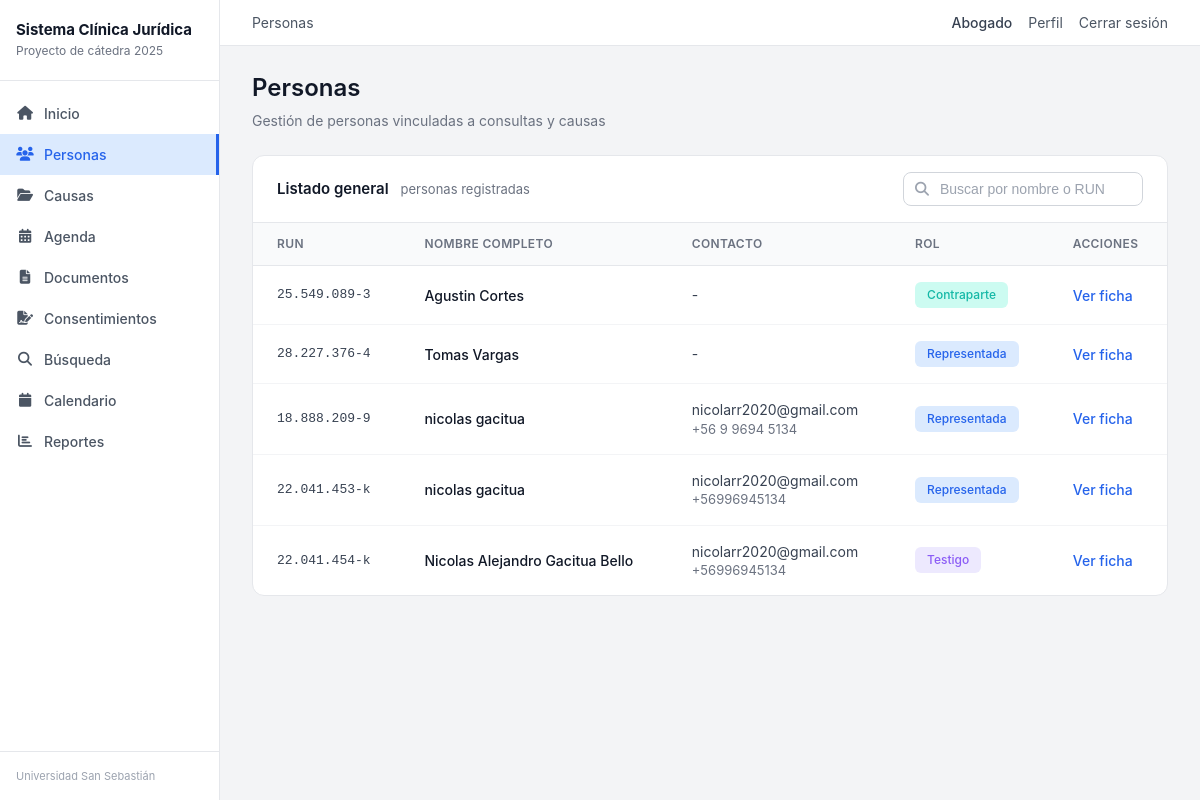
The app's page /personas/ (signed in) with its own data.
### apps/gestion/models.py (models this page shows, shortened)
class Persona(models.Model):
    TIPO_PERSONA_CHOICES = [
        ('ATENDIDO', 'Persona atendida'),
        ('CONTRAPARTE', 'Contraparte'),
        ('TESTIGO', 'Testigo'),
        ('PERITO', 'Perito'),
        ('TERCERO', 'Tercero interesado'),
        ('OTRO', 'Otro'),
    ]
    GENERO_CHOICES = [
        ('M', 'Masculino'),
        ('F', 'Femenino'),
        ('O', 'Otro'),
        ('NI', 'No informa'),
    ]
    ESTADO_CIVIL_CHOICES = [
        ('SOLTERO', 'Soltero/a'),
        ('CASADO', 'Casado/a'),
        ('DIVORCIADO', 'Divorciado/a'),
        ('VIUDO', 'Viudo/a'),
        ('CONVIVIENTE', 'Conviviente civil'),
        ('SEPARADO', 'Separado/a'),
        ('NI', 'No informa'),
    ]
    REGION_CHOICES = [
        ('RM', 'Región Metropolitana'),
        ('BIOBIO', 'Región del Biobío'),
        ('LOS_RIOS', 'Región de Los Ríos'),
        ('LOS_LAGOS', 'Región de Los Lagos'),
        ('OTRA', 'Otra región'),
    ]
    run = models.CharField(
        'RUN',
        max_length=12,
        unique=True,
        validators=[validar_rut_chileno],
        help_text='Formato: 12.345.678-9'
    )
    nombres = models.CharField(max_length=100, verbose_name='Nombres')
    apellidos = models.CharField(max_length=100, verbose_name='Apellidos')
    tipo_persona = models.CharField(
        max_length=20,
        choices=TIPO_PERSONA_CHOICES,
        default='ATENDIDO',
        verbose_name='Tipo de persona'
    )
    fecha_nacimiento = models.DateField(
        'Fecha de nacimiento',
        null=True,
        blank=True,
        validators=[validar_fecha_nacimiento]
    )
    genero = models.CharField(
        max_length=2,
        choices=GENERO_CHOICES,
        default='NI',
        verbose_name='Género'
    )
    nacionalidad = models.CharField(max_length=50, default='Chilena', verbose_name='Nacionalidad')
    estado_civil = models.CharField(
        max_length=20,
        choices=ESTADO_CIVIL_CHOICES,
        default='NI',
        verbose_name='Estado civil'
    )
    ocupacion = models.CharField(max_length=100, blank=True, null=True, verbose_name='Ocupación')
    email = models.EmailField(blank=True, null=True, verbose_name='Correo electrónico')
    telefono = models.CharField(
        'Teléfono',
        max_length=20,
        blank=True,
        validators=[validar_telefono_chileno],
        help_text='Formato: +56 9 1234 5678'
    )
    direccion = models.CharField(max_length=200, blank=True, null=True, verbose_name='Dirección')
    comuna = models.CharField(max_length=100, blank=True, null=True, verbose_name='Comuna')
    region = models.CharField(
        max_length=20,
        choices=REGION_CHOICES,
        blank=True,
        null=True,
        verbose_name='Región'
    )
    es_vulnerable = models.BooleanField(default=False, verbose_name='¿Es vulnerable?')
    vulnerabilidad = models.TextField(
        blank=True,
        null=True,
        verbose_name='Descripción de vulnerabilidad',
        help_text='Describir situación de vulnerabilidad si aplica'
    )
    requiere_representante = models.BooleanField(
        default=False,
        verbose_name='¿Requiere representante?',
        help_text='Marcar si es menor de edad o tiene incapacidad'
    )
    representante_nombre = models.CharField(
        max_length=200,
        blank=True,
        null=True,
        verbose_name='Nombre del representante'
    )
    representante_run = models.CharField(
        max_length=12,
        blank=True,
        null=True,
        verbose_name='RUN del representante'
    )
    representante_telefono = models.CharField(
        max_length=20,
        blank=True,
        null=True,
        verbose_name='Teléfono del representante'
    )
    observaciones = models.TextField(blank=True, null=True, verbose_name='Observaciones')
    activo = models.BooleanField(default=True, verbose_name='Activo')
    fecha_registro = models.DateTimeField(auto_now_add=True, verbose_name='Fecha de registro')
    class Meta:
        ordering = ['-id']
        verbose_name = 'Persona'
        verbose_name_plural = 'Personas'
        indexes = [
            models.Index(fields=['run'], name='persona_run_idx'),
            models.Index(fields=['nombres', 'apellidos'], name='persona_nombre_idx'),
            models.Index(fields=['email'], name='persona_email_idx'),
            models.Index(fields=['tipo_persona'], name='persona_tipo_idx'),
            models.Index(fields=['activo'], name='persona_activo_idx'),
        ]
    def edad(self):
        if self.fecha_nacimiento:
            from datetime import date
            hoy = date.today()
            return hoy.year - self.fecha_nacimiento.year - (
                (hoy.month, hoy.day) < (self.fecha_nacimiento.month, self.fecha_nacimiento.day)
            )
        return None

### apps/gestion/views.py (the view, shortened to what this page needs)
# urls.py: path('personas/', views.personas_lista, name='personas_lista'),
@login_required
def personas_lista(request):
    personas = Persona.objects.all().order_by('-id')
    q = request.GET.get('q', '').strip()
    tipo = request.GET.get('tipo', '')
    if tipo:
        personas = personas.filter(tipo_persona=tipo)
    paginator = Paginator(personas, 15)  # 15 por página
    page = request.GET.get('page')
    try:
        page_obj = paginator.page(page)
    except PageNotAnInteger:
        page_obj = paginator.page(1)
    except EmptyPage:
        page_obj = paginator.page(paginator.num_pages)
    context = {
        'personas': page_obj,
        'page_obj': page_obj,
        'q': q,
        'tipo': tipo,
    }
    return render(request, 'gestion/personas_lista.html', context)

### apps/gestion/permissions.py (called while the page is built)
def obtener_rol_usuario(usuario):
    if not usuario.is_authenticated:
        return None
    if hasattr(usuario, 'perfil') and usuario.perfil:
        rol = usuario.perfil.rol
        return ROLES_ALIAS.get(rol, rol)
    return None

def obtener_permisos_usuario(usuario):
    if not usuario.is_authenticated:
        return {}
    if usuario.is_superuser:
        return {k: True for k in PERMISOS_POR_ROL['ADMIN'].keys()}
    rol = obtener_rol_usuario(usuario)
    if not rol:
        return {}
    return PERMISOS_POR_ROL.get(rol, {}).copy()

def es_admin(usuario):
    return usuario.is_superuser or obtener_rol_usuario(usuario) == 'ADMIN'

def es_externo(usuario):
    return obtener_rol_usuario(usuario) == 'EXTERNO'

def permisos_context_processor(request):
    if not request.user.is_authenticated:
        return {'permisos': {}, 'rol_usuario': None}
    return {
        'permisos': obtener_permisos_usuario(request.user),
        'rol_usuario': obtener_rol_usuario(request.user),
        'es_admin': es_admin(request.user),
        'es_externo': es_externo(request.user),
    }

### templates/gestion/personas_lista.html (shortened to what this page needs)
{% extends 'base.html' %}
{% block section_title %}Personas{% endblock %}
{% block content %}
<div class="page-header-flex">
    <div class="page-header-content">
        <h1 class="page-title">Personas</h1>
        <p class="page-subtitle">Gestión de personas vinculadas a consultas y causas</p>
    </div>
</div>
<div class="list-card">
    <div class="list-card-header">
        <div class="list-card-title">
            <span class="title-text">Listado general</span>
            <span class="title-count">{{ personas.count }} personas registradas</span>
        </div>
        <div class="list-card-search">
            <i class="fas fa-search search-icon"></i>
            <input type="text" placeholder="Buscar por nombre o RUN" class="search-input" id="searchInput">
        </div>
    </div>
    <div class="list-card-body">
        <table class="list-table">
            <thead>
                <tr>
                    <th>RUN</th>
                    <th>Nombre completo</th>
                    <th>Contacto</th>
                    <th>Rol</th>
                    <th>Acciones</th>
                </tr>
            </thead>
            <tbody id="tableBody">
            {% for p in personas %}
                <tr>
                    <td class="cell-code">{{ p.run }}</td>
                    <td class="cell-name">{{ p.nombres }} {{ p.apellidos }}</td>
                    <td class="cell-contact">
                        <div class="contact-email">{{ p.email|default:"-" }}</div>
                        <div class="contact-phone">{{ p.telefono|default:"" }}</div>
                    </td>
                    <td>
                        {% if p.tipo_persona == 'ATENDIDO' %}
                            <span class="role-badge role-representada">Representada</span>
                        {% elif p.tipo_persona == 'CONTRAPARTE' %}
                            <span class="role-badge role-contraparte">Contraparte</span>
                        {% elif p.tipo_persona == 'TESTIGO' %}
                            <span class="role-badge role-testigo">Testigo</span>
                        {% else %}
                            <span class="role-badge role-tercero">{{ p.get_tipo_persona_display }}</span>
                        {% endif %}
                    </td>
                    <td>
                        <a href="{% url 'gestion:persona_detalle' p.pk %}" class="action-link">Ver ficha</a>
                    </td>
                </tr>
            {% empty %}
                <tr>
                    <td colspan="5" class="empty-table">No hay personas registradas.</td>
                </tr>
            {% endfor %}
            </tbody>
        </table>
    </div>
</div>
{% endblock %}

### templates/base.html (shortened to what this page needs)
{% load static %}
<!DOCTYPE html>
<html lang="es">
<head>
    <link rel="stylesheet" href="{% static 'css/styles.css' %}">
    <link rel="stylesheet" href="https://cdnjs.cloudflare.com/ajax/libs/font-awesome/6.4.0/css/all.min.css">
</head>
<body>
    <div class="app-container">
        <aside class="sidebar">
            <div class="sidebar-header">
                <h1 class="sidebar-title">Sistema Clínica Jurídica</h1>
                <p class="sidebar-subtitle">Proyecto de cátedra 2025</p>
            </div>
            {% if user.is_authenticated %}
            <nav class="sidebar-nav">
                <a href="{% url 'gestion:dashboard' %}" class="nav-item {% if request.resolver_match.url_name == 'dashboard' %}active{% endif %}">
                    <i class="fas fa-home"></i> Inicio
                </a>
                <a href="{% url 'gestion:personas_lista' %}" class="nav-item {% if 'persona' in request.resolver_match.url_name %}active{% endif %}">
                    <i class="fas fa-users"></i> Personas
                </a>
                <a href="{% url 'gestion:causas_lista' %}" class="nav-item {% if 'causa' in request.resolver_match.url_name %}active{% endif %}">
                    <i class="fas fa-folder-open"></i> Causas
                </a>
                <a href="{% url 'gestion:audiencias_lista' %}" class="nav-item {% if 'audiencia' in request.resolver_match.url_name %}active{% endif %}">
                    <i class="fas fa-calendar-alt"></i> Agenda
                </a>
                <a href="{% url 'gestion:documentos_lista' %}" class="nav-item {% if 'documento' in request.resolver_match.url_name %}active{% endif %}">
                    <i class="fas fa-file-alt"></i> Documentos
                </a>
                <a href="{% url 'gestion:consentimientos_lista' %}" class="nav-item {% if 'consentimiento' in request.resolver_match.url_name %}active{% endif %}">
                    <i class="fas fa-file-signature"></i> Consentimientos
                </a>
                <a href="{% url 'gestion:buscar' %}" class="nav-item {% if request.resolver_match.url_name == 'buscar' %}active{% endif %}">
                    <i class="fas fa-search"></i> Búsqueda
                </a>
                <a href="{% url 'gestion:calendario' %}" class="nav-item {% if request.resolver_match.url_name == 'calendario' %}active{% endif %}">
                    <i class="fas fa-calendar"></i> Calendario
                </a>
                {% if user.perfil.rol == 'ADMIN' or user.perfil.rol == 'DIRECTOR' or user.perfil.rol == 'SUPERVISOR' %}
                <a href="{% url 'gestion:reportes' %}" class="nav-item {% if 'reporte' in request.resolver_match.url_name %}active{% endif %}">
                    <i class="fas fa-chart-bar"></i> Reportes
                </a>
                {% endif %}
            </nav>
            <div class="sidebar-footer">
                Universidad San Sebastián
            </div>
            {% endif %}
        </aside>
        <div class="main-wrapper">
            <header class="topbar">
                <div class="topbar-left">
                    <span class="topbar-section">{% block section_title %}{% endblock %}</span>
                </div>
                <div class="topbar-right">
                    {% if user.is_authenticated %}
                        <span class="user-name">{{ user.username }}</span>
                        <a href="{% url 'gestion:perfil' %}" class="topbar-link">Perfil</a>
                        <form method="post" action="{% url 'logout' %}" class="logout-form">
                            <button type="submit" class="topbar-link logout-btn">Cerrar sesión</button>
                        </form>
                    {% else %}
                        <a href="{% url 'login' %}" class="topbar-link">Iniciar sesión</a>
                    {% endif %}
                </div>
            </header>
            <main class="content">
                {% block content %}{% endblock %}
            </main>
        </div>
    </div>
</body>
</html>

### records on screen
Persona: run "25.549.089-3", nombres "Agustin", apellidos "Cortes", email "-", tipo_persona "Contraparte"
Persona: run "28.227.376-4", nombres "Tomas", apellidos "Vargas", email "-", tipo_persona "Representada"
Persona: run "18.888.209-9", nombres "nicolas", apellidos "gacitua", email "nicolarr2020@gmail.com", telefono "+56 9 9694 5134", tipo_persona "Representada"
Persona: run "22.041.453-k", nombres "nicolas", apellidos "gacitua", email "nicolarr2020@gmail.com", telefono "+56996945134", tipo_persona "Representada"
Persona: run "22.041.454-k", nombres "Nicolas Alejandro", apellidos "Gacitua Bello", email "nicolarr2020@gmail.com", telefono "+56996945134", tipo_persona "Testigo"

### other values on screen
{{ user.username }} "Abogado"
